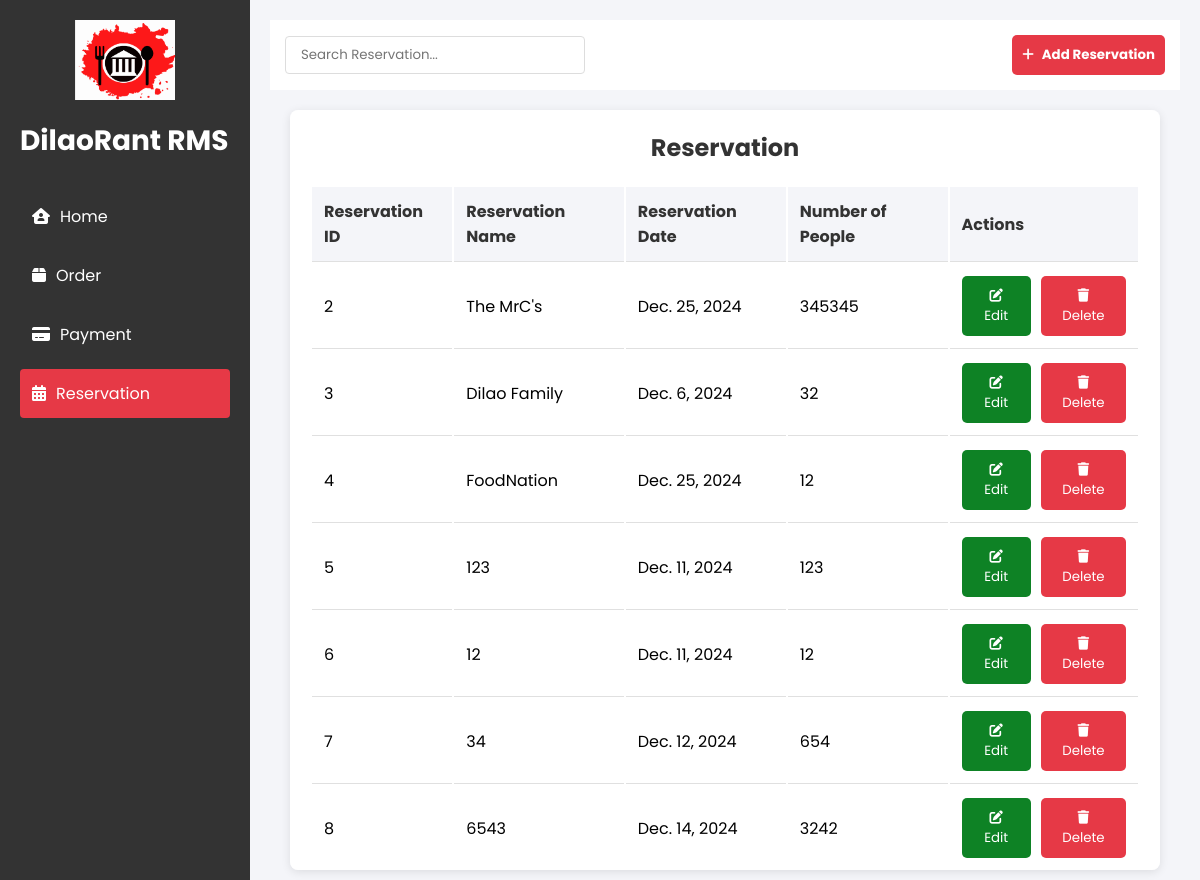
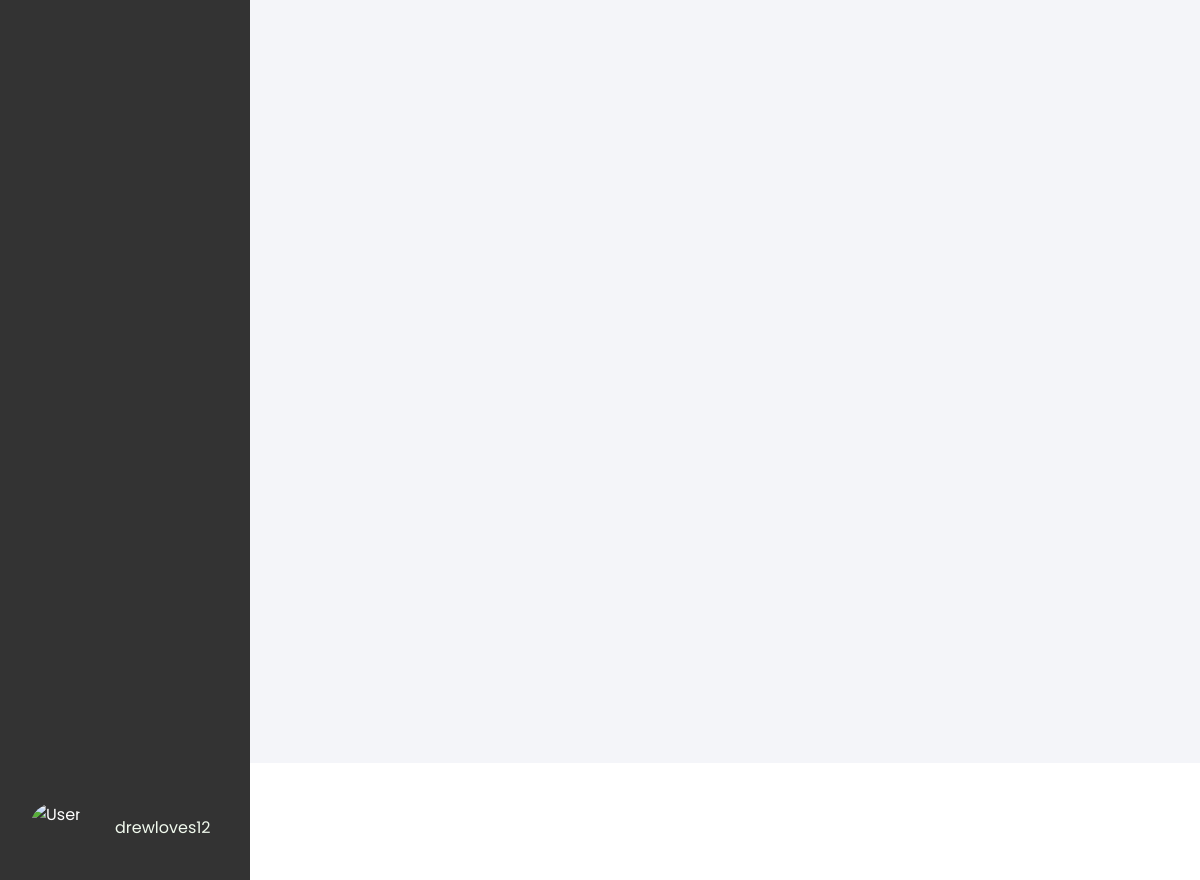
Screenshot of /cash/Reservation (signed in) with the database file from the repository (2 pictures, top to bottom).
### accountsCashier/Reservation/models.py (models this page shows, shortened)
class Reservation(models.Model):
    reservation_id = models.AutoField(primary_key=True)
    reservation_name = models.CharField(max_length=100)
    reservation_date = models.DateField()
    number_of_people = models.IntegerField()
    created_at = models.DateTimeField(default=datetime.now)
    class Meta:
        db_table = 'Reservation_reservation'

### accountsCashier/Reservation/views.py (the view)
# urls.py: path('', views.reservation_view, name='reservation_view'),
@login_required(login_url='login')
def reservation_view(request):
    reservations = Reservation.objects.all()
    return render(request, 'Reservation/Reservation.html', {'reservations': reservations})

### accountsCashier/Reservation/templates/Reservation/Reservation.html (shortened to what this page needs)
{% load static %}
<!DOCTYPE html>
<html lang="en">
<head>
    <link rel="stylesheet" href="https://cdnjs.cloudflare.com/ajax/libs/font-awesome/6.0.0/css/all.min.css">
</head>
<body>
    <div class="sidebar">
        <div class="logo">
            <a href="{% url 'cashier_home_view' %}">
                <img src="{% static 'accounts/bg3.png' %}" alt="DilaoRant Logo">
            </a>
            <div class="logo-text">
                DilaoRant RMS
            </div>
        </div>
        <div style="margin-top: 30px;">
            <a href="{% url 'cashier_home_view' %}" class="menu-item">
                <i class="fas fa-house-user"></i>
                Home
            </a>
            <a href="{% url 'order_view' %}" class="menu-item">
                <i class="fas fa-box"></i>
                Order
            </a>
            <a href="{% url 'payment_view' %}" class="menu-item">
                <i class="fas fa-credit-card"></i>
                Payment
            </a>
            <div class="selected">
                <a href="{% url 'reservation_view' %}" class="menu-item">
                    <i class="fas fa-calendar-alt"></i>
                    Reservation
                </a>
            </div>
            <div class="account-section">
                <div class="account-info">
                    <img src="{% static 'User/user.jpg' %}" alt="User">
                    <span>{{ user.username }}</span>
                </div>
            </div>
        </div>
    </div>
    <div class="main-content">
        <div class="top-bar">
            <input type="text" class="search-bar" id="searchInput" placeholder="Search Reservation..."
                onkeyup="performSearch()">
            <button class="add-schedule-btn" onclick="showAddReservationPopup()"><i class="fas fa-plus"></i>
                Add Reservation
            </button>
        </div>
        <div class="main-content">
            <div class="schedule-container">
                <div class="schedule-header">
                    <h2 class="schedule-title">Reservation</h2>
                </div>
                <table class="schedule-table">
                    <thead>
                        <tr>
                            <th>Reservation ID</th>
                            <th>Reservation Name</th>
                            <th>Reservation Date</th>
                            <th>Number of People</th>
                            <th>Actions</th>
                        </tr>
                    </thead>
                    <tbody>
                        {% for reservation in reservations %}
                        <tr>
                            <td>{{ reservation.reservation_id }}</td>
                            <td>{{ reservation.reservation_name }}</td>
                            <td>{{ reservation.reservation_date }}</td>
                            <td>{{ reservation.number_of_people }}</td>
                            <td>
                                <div class="action-buttons">
                                    <button class="btn btn-edit btn-tooltip" data-id="{{ reservation.reservation_id }}"
                                        data-name="{{ reservation.reservation_name }}"
                                        data-date="{{ reservation.reservation_date|date:'Y-m-d' }}"
                                        data-people="{{ reservation.number_of_people }}">
                                        <i class="fas fa-edit"></i>
                                        Edit
                                    </button>
                                    <button class="btn btn-delete btn-tooltip"
                                        data-id="{{ reservation.reservation_id }}">
                                        <i class="fas fa-trash"></i>
                                        Delete
                                    </button>
                                </div>
                            </td>
                        </tr>
                        {% empty %}
                        <tr>
                            <td colspan="5" style="text-align: center;">No reservations found.</td>
                        </tr>
                        {% endfor %}
                    </tbody>
                </table>
            </div>
        </div>
    </div>
</body>
</html>

### rows the page displays
Reservation: reservation_id "2", reservation_name "The MrC's", reservation_date "Dec. 25, 2024", number_of_people "345345"
Reservation: reservation_id "3", reservation_name "Dilao Family", reservation_date "Dec. 6, 2024", number_of_people "32"
Reservation: reservation_id "4", reservation_name "FoodNation", reservation_date "Dec. 25, 2024", number_of_people "12"
Reservation: reservation_id "5", reservation_name "123", reservation_date "Dec. 11, 2024", number_of_people "123"
Reservation: reservation_id "6", reservation_name "12", reservation_date "Dec. 11, 2024", number_of_people "12"
Reservation: reservation_id "7", reservation_name "34", reservation_date "Dec. 12, 2024", number_of_people "654"
Reservation: reservation_id "8", reservation_name "6543", reservation_date "Dec. 14, 2024", number_of_people "3242"

### other values shown
{{ user.username }} "drewloves12"
